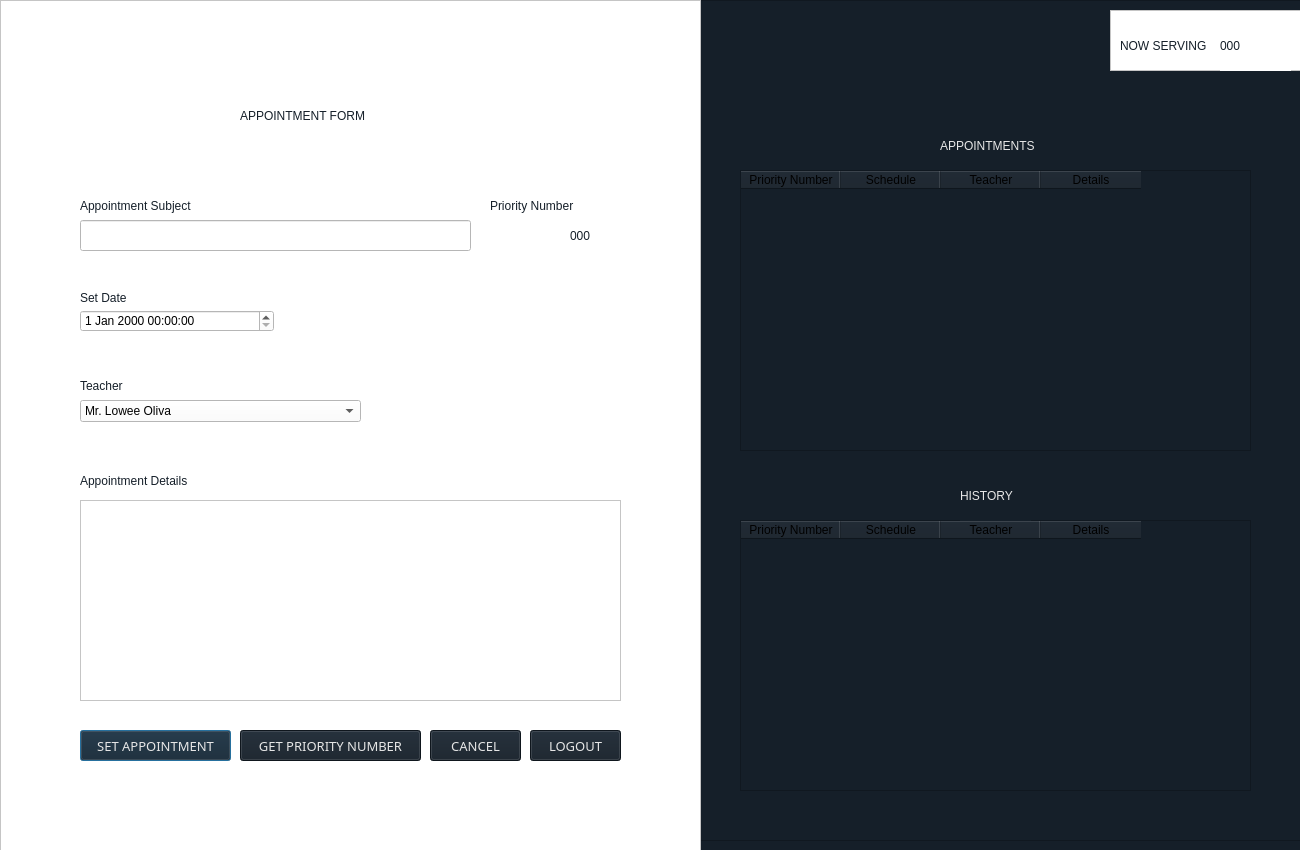
<?xml version="1.0" encoding="UTF-8"?>
<ui version="4.0">
 <class>studentAppointmentWindow2</class>
 <widget class="QDialog" name="studentAppointmentWindow2">
  <property name="geometry">
   <rect>
    <x>0</x>
    <y>0</y>
    <width>1300</width>
    <height>850</height>
   </rect>
  </property>
  <property name="windowTitle">
   <string>Dialog</string>
  </property>
  <property name="styleSheet">
   <string notr="true">background-color: rgb(21, 31, 41);
font: 12pt &quot;Nunito&quot;;</string>
  </property>
  <widget class="QFrame" name="appointmentFrame">
   <property name="geometry">
    <rect>
     <x>0</x>
     <y>0</y>
     <width>701</width>
     <height>851</height>
    </rect>
   </property>
   <property name="styleSheet">
    <string notr="true">background-color: rgb(255, 255, 255);</string>
   </property>
   <property name="frameShape">
    <enum>QFrame::StyledPanel</enum>
   </property>
   <property name="frameShadow">
    <enum>QFrame::Raised</enum>
   </property>
   <widget class="QLabel" name="applicationFormLabel">
    <property name="geometry">
     <rect>
      <x>240</x>
      <y>90</y>
      <width>291</width>
      <height>51</height>
     </rect>
    </property>
    <property name="cursor">
     <cursorShape>ArrowCursor</cursorShape>
    </property>
    <property name="styleSheet">
     <string notr="true">font: 36pt &quot;Bebas Neue&quot;;
color: rgb(21, 31, 41);</string>
    </property>
    <property name="text">
     <string>APPOINTMENT FORM</string>
    </property>
   </widget>
   <widget class="QLabel" name="applicationSubjectLabel">
    <property name="geometry">
     <rect>
      <x>80</x>
      <y>190</y>
      <width>191</width>
      <height>31</height>
     </rect>
    </property>
    <property name="styleSheet">
     <string notr="true">font: 14pt bold &quot;Poppins&quot;;
background-color: rgb(255, 255, 255);
color: rgb(21, 31, 41);</string>
    </property>
    <property name="text">
     <string>Appointment Subject</string>
    </property>
   </widget>
   <widget class="QLineEdit" name="lineEdit_2">
    <property name="geometry">
     <rect>
      <x>380</x>
      <y>910</y>
      <width>281</width>
      <height>31</height>
     </rect>
    </property>
   </widget>
   <widget class="QLineEdit" name="inputSubject">
    <property name="geometry">
     <rect>
      <x>80</x>
      <y>220</y>
      <width>391</width>
      <height>31</height>
     </rect>
    </property>
   </widget>
   <widget class="QPushButton" name="setAppointmentButton">
    <property name="geometry">
     <rect>
      <x>80</x>
      <y>730</y>
      <width>151</width>
      <height>31</height>
     </rect>
    </property>
    <property name="font">
     <font>
      <family>Montserrat</family>
      <pointsize>10</pointsize>
      <weight>9</weight>
      <italic>false</italic>
      <bold>false</bold>
      <kerning>true</kerning>
     </font>
    </property>
    <property name="cursor">
     <cursorShape>PointingHandCursor</cursorShape>
    </property>
    <property name="autoFillBackground">
     <bool>false</bool>
    </property>
    <property name="styleSheet">
     <string notr="true">font: 75 10pt &quot;Montserrat&quot;;
color: rgb(230, 230, 230);
background-color: rgb(21, 31, 41);</string>
    </property>
    <property name="text">
     <string>SET APPOINTMENT</string>
    </property>
    <property name="default">
     <bool>false</bool>
    </property>
    <property name="flat">
     <bool>false</bool>
    </property>
   </widget>
   <widget class="QPushButton" name="cancelButton">
    <property name="geometry">
     <rect>
      <x>430</x>
      <y>730</y>
      <width>91</width>
      <height>31</height>
     </rect>
    </property>
    <property name="font">
     <font>
      <family>Montserrat</family>
      <pointsize>10</pointsize>
      <weight>9</weight>
      <italic>false</italic>
      <bold>false</bold>
     </font>
    </property>
    <property name="cursor">
     <cursorShape>PointingHandCursor</cursorShape>
    </property>
    <property name="styleSheet">
     <string notr="true">font: 75 10pt &quot;Montserrat&quot;;
color: rgb(230, 230, 230);
background-color: rgb(21, 31, 41);</string>
    </property>
    <property name="text">
     <string>CANCEL</string>
    </property>
   </widget>
   <widget class="QLabel" name="setDateLabel">
    <property name="geometry">
     <rect>
      <x>80</x>
      <y>290</y>
      <width>151</width>
      <height>16</height>
     </rect>
    </property>
    <property name="styleSheet">
     <string notr="true">font: 14pt bold &quot;Poppins&quot;;
color: rgb(21, 31, 41);</string>
    </property>
    <property name="text">
     <string>Set Date</string>
    </property>
   </widget>
   <widget class="QLineEdit" name="inputYear">
    <property name="geometry">
     <rect>
      <x>770</x>
      <y>260</y>
      <width>101</width>
      <height>31</height>
     </rect>
    </property>
    <property name="text">
     <string extracomment="First Name"/>
    </property>
   </widget>
   <widget class="QLabel" name="detailsLabel">
    <property name="geometry">
     <rect>
      <x>80</x>
      <y>470</y>
      <width>171</width>
      <height>21</height>
     </rect>
    </property>
    <property name="styleSheet">
     <string notr="true">font: 14pt bold &quot;Poppins&quot;;
color: rgb(21, 31, 41);</string>
    </property>
    <property name="text">
     <string>Appointment Details</string>
    </property>
   </widget>
   <widget class="QTextEdit" name="inputDetails">
    <property name="geometry">
     <rect>
      <x>80</x>
      <y>500</y>
      <width>541</width>
      <height>201</height>
     </rect>
    </property>
   </widget>
   <widget class="QDateTimeEdit" name="dateTimeSchedule">
    <property name="geometry">
     <rect>
      <x>80</x>
      <y>310</y>
      <width>194</width>
      <height>22</height>
     </rect>
    </property>
   </widget>
   <widget class="QLabel" name="teacherLabel">
    <property name="geometry">
     <rect>
      <x>80</x>
      <y>370</y>
      <width>171</width>
      <height>31</height>
     </rect>
    </property>
    <property name="styleSheet">
     <string notr="true">font: 14pt bold &quot;Poppins&quot;;
background-color: rgb(255, 255, 255);
color: rgb(21, 31, 41);</string>
    </property>
    <property name="text">
     <string>Teacher</string>
    </property>
   </widget>
   <widget class="QComboBox" name="teacherComboBox">
    <property name="geometry">
     <rect>
      <x>80</x>
      <y>400</y>
      <width>281</width>
      <height>22</height>
     </rect>
    </property>
    <item>
     <property name="text">
      <string>Mr. Lowee Oliva</string>
     </property>
    </item>
    <item>
     <property name="text">
      <string>Mr. Rangie Obispo</string>
     </property>
    </item>
    <item>
     <property name="text">
      <string>Mr. Patrick Mac</string>
     </property>
    </item>
    <item>
     <property name="text">
      <string>Ms. Bambi Jimenez</string>
     </property>
    </item>
   </widget>
   <widget class="QPushButton" name="getPriorityButton">
    <property name="geometry">
     <rect>
      <x>240</x>
      <y>730</y>
      <width>181</width>
      <height>31</height>
     </rect>
    </property>
    <property name="font">
     <font>
      <family>Montserrat</family>
      <pointsize>10</pointsize>
      <weight>9</weight>
      <italic>false</italic>
      <bold>false</bold>
     </font>
    </property>
    <property name="cursor">
     <cursorShape>PointingHandCursor</cursorShape>
    </property>
    <property name="styleSheet">
     <string notr="true">font: 75 10pt &quot;Montserrat&quot;;
color: rgb(230, 230, 230);
background-color: rgb(21, 31, 41);</string>
    </property>
    <property name="text">
     <string>GET PRIORITY NUMBER</string>
    </property>
   </widget>
   <widget class="QPushButton" name="logoutButtonStudent">
    <property name="geometry">
     <rect>
      <x>530</x>
      <y>730</y>
      <width>91</width>
      <height>31</height>
     </rect>
    </property>
    <property name="font">
     <font>
      <family>Montserrat</family>
      <pointsize>10</pointsize>
      <weight>9</weight>
      <italic>false</italic>
      <bold>false</bold>
     </font>
    </property>
    <property name="cursor">
     <cursorShape>PointingHandCursor</cursorShape>
    </property>
    <property name="styleSheet">
     <string notr="true">font: 75 10pt &quot;Montserrat&quot;;
color: rgb(230, 230, 230);
background-color: rgb(21, 31, 41);</string>
    </property>
    <property name="text">
     <string>LOGOUT</string>
    </property>
   </widget>
   <widget class="QLabel" name="priorityNumberLabel">
    <property name="geometry">
     <rect>
      <x>490</x>
      <y>190</y>
      <width>191</width>
      <height>31</height>
     </rect>
    </property>
    <property name="styleSheet">
     <string notr="true">font: 14pt bold &quot;Poppins&quot;;
background-color: rgb(255, 255, 255);
color: rgb(21, 31, 41);</string>
    </property>
    <property name="text">
     <string>Priority Number</string>
    </property>
   </widget>
   <widget class="QLabel" name="priorityNumberIndicator">
    <property name="geometry">
     <rect>
      <x>570</x>
      <y>220</y>
      <width>61</width>
      <height>31</height>
     </rect>
    </property>
    <property name="layoutDirection">
     <enum>Qt::RightToLeft</enum>
    </property>
    <property name="styleSheet">
     <string notr="true">font: 20pt bold &quot;Poppins&quot;;
background-color: rgb(255, 255, 255);
color: rgb(21, 31, 41);</string>
    </property>
    <property name="text">
     <string>000</string>
    </property>
   </widget>
   <zorder>teacherLabel</zorder>
   <zorder>applicationFormLabel</zorder>
   <zorder>applicationSubjectLabel</zorder>
   <zorder>lineEdit_2</zorder>
   <zorder>inputSubject</zorder>
   <zorder>setAppointmentButton</zorder>
   <zorder>cancelButton</zorder>
   <zorder>setDateLabel</zorder>
   <zorder>inputYear</zorder>
   <zorder>detailsLabel</zorder>
   <zorder>inputDetails</zorder>
   <zorder>dateTimeSchedule</zorder>
   <zorder>teacherComboBox</zorder>
   <zorder>getPriorityButton</zorder>
   <zorder>logoutButtonStudent</zorder>
   <zorder>priorityNumberLabel</zorder>
   <zorder>priorityNumberIndicator</zorder>
  </widget>
  <widget class="QLabel" name="appointmentLabel">
   <property name="geometry">
    <rect>
     <x>940</x>
     <y>120</y>
     <width>131</width>
     <height>51</height>
    </rect>
   </property>
   <property name="cursor">
    <cursorShape>ArrowCursor</cursorShape>
   </property>
   <property name="styleSheet">
    <string notr="true">font: 20pt &quot;Bebas Neue&quot;;
color: rgb(231, 231, 231);</string>
   </property>
   <property name="text">
    <string>APPOINTMENTS</string>
   </property>
  </widget>
  <widget class="QTableWidget" name="appointmentHistory">
   <property name="geometry">
    <rect>
     <x>740</x>
     <y>520</y>
     <width>511</width>
     <height>271</height>
    </rect>
   </property>
   <column>
    <property name="text">
     <string>Priority Number</string>
    </property>
   </column>
   <column>
    <property name="text">
     <string>Schedule</string>
    </property>
   </column>
   <column>
    <property name="text">
     <string>Teacher</string>
    </property>
   </column>
   <column>
    <property name="text">
     <string>Details</string>
    </property>
   </column>
  </widget>
  <widget class="QLabel" name="historyLabel">
   <property name="geometry">
    <rect>
     <x>960</x>
     <y>470</y>
     <width>71</width>
     <height>51</height>
    </rect>
   </property>
   <property name="cursor">
    <cursorShape>ArrowCursor</cursorShape>
   </property>
   <property name="styleSheet">
    <string notr="true">font: 20pt &quot;Bebas Neue&quot;;
color: rgb(231, 231, 231);</string>
   </property>
   <property name="text">
    <string>HISTORY</string>
   </property>
  </widget>
  <widget class="QTableWidget" name="appointments">
   <property name="geometry">
    <rect>
     <x>740</x>
     <y>170</y>
     <width>511</width>
     <height>281</height>
    </rect>
   </property>
   <column>
    <property name="text">
     <string>Priority Number</string>
    </property>
   </column>
   <column>
    <property name="text">
     <string>Schedule</string>
    </property>
   </column>
   <column>
    <property name="text">
     <string>Teacher</string>
    </property>
   </column>
   <column>
    <property name="text">
     <string>Details</string>
    </property>
   </column>
  </widget>
  <widget class="QLabel" name="queuingSystemLabel_4">
   <property name="geometry">
    <rect>
     <x>1200</x>
     <y>20</y>
     <width>71</width>
     <height>51</height>
    </rect>
   </property>
   <property name="cursor">
    <cursorShape>ArrowCursor</cursorShape>
   </property>
   <property name="styleSheet">
    <string notr="true">font: 36pt &quot;Bebas Neue&quot;;
color: rgb(21, 31, 41);
background-color: rgb(255, 255, 255);</string>
   </property>
   <property name="text">
    <string>000</string>
   </property>
  </widget>
  <widget class="QFrame" name="nowServingFrame3">
   <property name="geometry">
    <rect>
     <x>1110</x>
     <y>10</y>
     <width>191</width>
     <height>61</height>
    </rect>
   </property>
   <property name="styleSheet">
    <string notr="true">background-color: rgb(255, 255, 255);</string>
   </property>
   <property name="frameShape">
    <enum>QFrame::StyledPanel</enum>
   </property>
   <property name="frameShadow">
    <enum>QFrame::Raised</enum>
   </property>
   <widget class="QLabel" name="nowServingMainStudent">
    <property name="geometry">
     <rect>
      <x>10</x>
      <y>20</y>
      <width>101</width>
      <height>31</height>
     </rect>
    </property>
    <property name="cursor">
     <cursorShape>ArrowCursor</cursorShape>
    </property>
    <property name="styleSheet">
     <string notr="true">font: 17pt &quot;Bebas Neue&quot;;
color: rgb(21, 31, 41);
background-color: rgb(255, 255, 255);</string>
    </property>
    <property name="text">
     <string>NOW SERVING</string>
    </property>
   </widget>
   <widget class="QLabel" name="priorityNumberMainStudent">
    <property name="geometry">
     <rect>
      <x>110</x>
      <y>10</y>
      <width>71</width>
      <height>51</height>
     </rect>
    </property>
    <property name="cursor">
     <cursorShape>ArrowCursor</cursorShape>
    </property>
    <property name="styleSheet">
     <string notr="true">font: 36pt &quot;Bebas Neue&quot;;
color: rgb(21, 31, 41);
background-color: rgb(255, 255, 255);</string>
    </property>
    <property name="text">
     <string>000</string>
    </property>
   </widget>
  </widget>
  <widget class="QFrame" name="viewFrame">
   <property name="geometry">
    <rect>
     <x>700</x>
     <y>0</y>
     <width>601</width>
     <height>841</height>
    </rect>
   </property>
   <property name="frameShape">
    <enum>QFrame::StyledPanel</enum>
   </property>
   <property name="frameShadow">
    <enum>QFrame::Raised</enum>
   </property>
   <widget class="QLabel" name="logoMainStudent">
    <property name="geometry">
     <rect>
      <x>340</x>
      <y>10</y>
      <width>71</width>
      <height>61</height>
     </rect>
    </property>
    <property name="text">
     <string/>
    </property>
    <property name="pixmap">
     <pixmap>upper.png</pixmap>
    </property>
   </widget>
  </widget>
  <zorder>viewFrame</zorder>
  <zorder>appointmentLabel</zorder>
  <zorder>appointmentFrame</zorder>
  <zorder>appointmentHistory</zorder>
  <zorder>historyLabel</zorder>
  <zorder>appointments</zorder>
  <zorder>queuingSystemLabel_4</zorder>
  <zorder>nowServingFrame3</zorder>
 </widget>
 <resources/>
 <connections/>
</ui>
